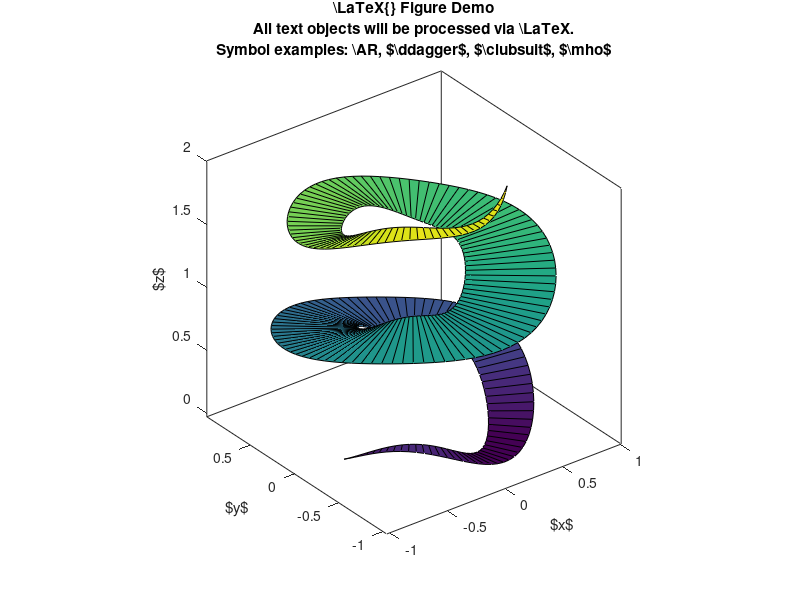

Recreate this plot in MATLAB. (Note: this script raises an error after producing the figure.)
clear
clc

% Examples and test cases for the latex_fig program

%%%%%%%%%%%%%%%%%%%%%%%%%%%%%%%%%%%%%%%%%%%%%%%%%%%%%%%%%%%%%%%%%%%%%%%%%%%
%%%                  3d surface plot with transparency                  %%%
%%%       This is a good case to use some rasterized plot objects       %%%
%%%%%%%%%%%%%%%%%%%%%%%%%%%%%%%%%%%%%%%%%%%%%%%%%%%%%%%%%%%%%%%%%%%%%%%%%%%

%create an interesting randomized corkscrew surface:
R1 = 0.35; R2 = 1; N=200; NN=2.33;
theta0 = rand*2*pi;
theta = linspace(theta0,theta0+NN*2*pi,N);
x1 = ((R1+R2)/2-(R2-R1)/2*sin((theta(:)-theta0)/2/NN)).*cos(theta(:));
y1 = ((R1+R2)/2-(R2-R1)/2*sin((theta(:)-theta0)/2/NN)).*sin(theta(:));
x2 = ((R1+R2)/2+(R2-R1)/2*sin((theta(:)-theta0)/2/NN)).*cos(theta(:));
y2 = ((R1+R2)/2+(R2-R1)/2*sin((theta(:)-theta0)/2/NN)).*sin(theta(:));
z = linspace(0,2,N)';
% z = zeros(size(theta(:)));
for i=1:7
    z = z+(rand-.5)/10*sin(i*theta(:)/NN)+(rand-.5)/10*cos(i*theta(:)/NN);
end

figure(1)
clf

% Set the default interpreter to 'none' to avoid warnings
%  from matlab's TeX interpreter
set(1,'DefaultTextInterpreter','none');
set(1,'position',[100 100 560 420]); %ensure consistent sizing
h = surf([x1 x2],[y1 y2],[z z],[z z]);
xlabel('$x$')
ylabel('$y$')
zlabel('$z$')
title({'\LaTeX{} Figure Demo','All text objects will be processed via \LaTeX.', ...
       'Symbol examples: \AR, $\ddagger$, $\clubsuit$, $\mho$'})

axis equal
box on
grid off
alpha(.8)
camlight %('headlight')
material shiny
shading interp
view(3)

latex_fig( 1, 'outfile1','-pdf','-png','-jpg','-eps', ...
           '-transparent',...
           '-rasterize', h, ...
           '-r150', ...
           '-latexpackages', {'\usepackage{amssymb}','\usepackage{ar}'}, ...
           '-crop', [.17 .05 .63 1.0] )

%%%%%%%%%%%%%%%%%%%%%%%%%%%%%%%%%%%%%%%%%%%%%%%%%%%%%%%%%%%%%%%%%%%%%%%%%%%
%%%             A simple 2D line plot, no rasterized objecs             %%%
%%%%%%%%%%%%%%%%%%%%%%%%%%%%%%%%%%%%%%%%%%%%%%%%%%%%%%%%%%%%%%%%%%%%%%%%%%%

x = linspace(0,2*pi);

figure(2)
clf
set(2,'DefaultTextInterpreter','none');
set(2,'position',[100 100 560 420]);
hold on
plot(x,sin(x),'k-','linewidth',2)
plot(x,sin(x).*cos(x),'k--','linewidth',2)
plot(x,sin(3*x),'k:','linewidth',2)
legend('$\sin(x)$','$\sin(x)\cos(x)$','$\sin(3x)$')
xlabel('$\theta$')
title('Some trigonometric functions')

latex_fig( 2, 'outfile2','-pdf','-png','-jpg','-eps', ...
           '-transparent','-r300','-q80','-autocrop')

%%%%%%%%%%%%%%%%%%%%%%%%%%%%%%%%%%%%%%%%%%%%%%%%%%%%%%%%%%%%%%%%%%%%%%%%%%%
%%%          A 2D filled contour plot with rasterized contours          %%%
%%%%%%%%%%%%%%%%%%%%%%%%%%%%%%%%%%%%%%%%%%%%%%%%%%%%%%%%%%%%%%%%%%%%%%%%%%%

x = linspace(0,2*pi,200);
y = linspace(0,pi,200);
[x y] = meshgrid(x,y);
z = sin(2*x).*sin(2*y);

figure(3)
clf
set(3,'DefaultTextInterpreter','none');
set(3,'position',[100 100 560 320]);
[~,h]=contourf(x/pi,y/pi,z,50,'linestyle','none');
axis equal
axis tight
xlabel('$x/\pi$')
ylabel('$y/\pi$')
colorbar
text(.5,.5,{'There sure is','a lot going','on in this plot!'})

latex_fig( 3, 'outfile3','-pdf','-png','-jpg','-eps', ...
           '-transparent','-r300','-q80','-autocrop','-rasterize',h)

%%%%%%%%%%%%%%%%%%%%%%%%%%%%%%%%%%%%%%%%%%%%%%%%%%%%%%%%%%%%%%%%%%%%%%%%%%%
%%%        A more complex plot with multiple axes, colorbar, etc        %%%
%%%%%%%%%%%%%%%%%%%%%%%%%%%%%%%%%%%%%%%%%%%%%%%%%%%%%%%%%%%%%%%%%%%%%%%%%%%

%create an interesting randomized corkscrew surface:
R1 = 0.35; R2 = 1; N=200; NN=2.33;
theta0 = rand*2*pi;
theta = linspace(theta0,theta0+NN*2*pi,N);
x1 = ((R1+R2)/2-(R2-R1)/2*sin((theta(:)-theta0)/2/NN)).*cos(theta(:));
y1 = ((R1+R2)/2-(R2-R1)/2*sin((theta(:)-theta0)/2/NN)).*sin(theta(:));
x2 = ((R1+R2)/2+(R2-R1)/2*sin((theta(:)-theta0)/2/NN)).*cos(theta(:));
y2 = ((R1+R2)/2+(R2-R1)/2*sin((theta(:)-theta0)/2/NN)).*sin(theta(:));
z = linspace(0,2,N)';
% z = zeros(size(theta(:)));
for i=1:7
    z = z+(rand-.5)/10*sin(i*theta(:)/NN)+(rand-.5)/10*cos(i*theta(:)/NN);
end

figure(4)
clf

set(4,'DefaultTextInterpreter','none');
set(4,'position',[100 100 560 420],'color','w');

theta = linspace(0,pi/2,1000);
r0 = 1;
plot((1+.05*cos(15*theta)).*cos(theta),(1+.05*cos(15*theta)).*sin(theta),'linewidth',2)
legend('Squiggly curve')
axis([0 1.07 0 1.07])
set(gca,'xtick',[],'ytick',[],'color',[.8 .8 1],'box','off')

axes('position',[.05 .05 .5 .5])
h = surf([x1 x2],[y1 y2],[z z],[z z]);
text(-.7,-1,1.5,{'There sure is','a lot going','on in this plot!'})
xlabel('$x$')
ylabel('$y$')
zlabel('$z$')
title({'\LaTeX{} Figure Demo','All text objects will be processed via \LaTeX.', ...
       'Symbol examples: \AR, $\ddagger$, $\clubsuit$, $\mho$'})

axis equal
box on
grid off
alpha(.8)
camlight %('headlight')
material shiny
shading interp
colorbar
view(3)


latex_fig( 4, 'outfile4','-pdf','-png','-jpg','-eps', ...
           '-rasterize', h, ...
           '-r150', ...
           '-latexpackages', {'\usepackage{amssymb}','\usepackage{ar}'} )
